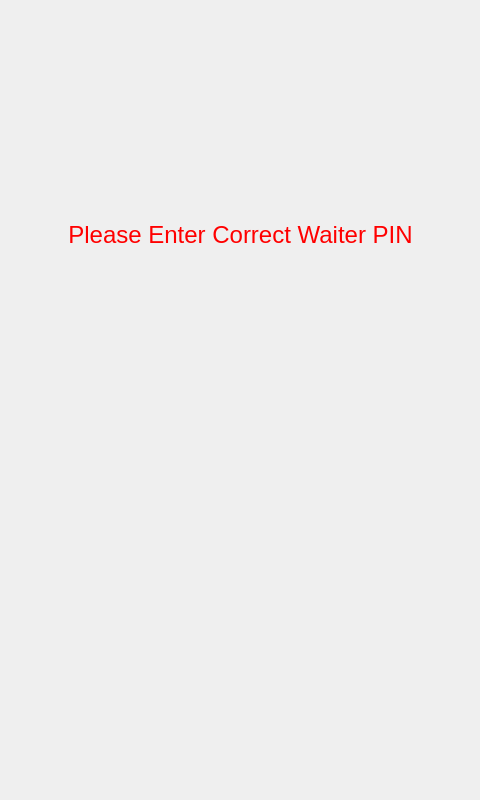
<?xml version="1.0" encoding="UTF-8"?>
<ui version="4.0">
 <class>Dialog</class>
 <widget class="QDialog" name="Dialog">
  <property name="geometry">
   <rect>
    <x>0</x>
    <y>0</y>
    <width>480</width>
    <height>800</height>
   </rect>
  </property>
  <property name="windowTitle">
   <string>Dialog</string>
  </property>
  <widget class="QLabel" name="label_2">
   <property name="geometry">
    <rect>
     <x>0</x>
     <y>0</y>
     <width>480</width>
     <height>800</height>
    </rect>
   </property>
   <property name="autoFillBackground">
    <bool>true</bool>
   </property>
   <property name="styleSheet">
    <string notr="true"/>
   </property>
   <property name="text">
    <string/>
   </property>
   <property name="pixmap">
    <pixmap>../assets/WaiterLITE-UI-08.png</pixmap>
   </property>
   <property name="scaledContents">
    <bool>true</bool>
   </property>
  </widget>
  <widget class="QPushButton" name="goToNextButton">
   <property name="geometry">
    <rect>
     <x>310</x>
     <y>690</y>
     <width>81</width>
     <height>70</height>
    </rect>
   </property>
   <property name="styleSheet">
    <string notr="true">background-color: transparent; border: 0px;</string>
   </property>
   <property name="text">
    <string/>
   </property>
  </widget>
  <widget class="QPushButton" name="key1">
   <property name="geometry">
    <rect>
     <x>100</x>
     <y>430</y>
     <width>70</width>
     <height>70</height>
    </rect>
   </property>
   <property name="styleSheet">
    <string notr="true">background-color: transparent; border: 0px;</string>
   </property>
   <property name="text">
    <string/>
   </property>
  </widget>
  <widget class="QPushButton" name="key2">
   <property name="geometry">
    <rect>
     <x>205</x>
     <y>430</y>
     <width>70</width>
     <height>70</height>
    </rect>
   </property>
   <property name="styleSheet">
    <string notr="true">background-color: transparent; border: 0px;</string>
   </property>
   <property name="text">
    <string/>
   </property>
  </widget>
  <widget class="QPushButton" name="key3">
   <property name="geometry">
    <rect>
     <x>310</x>
     <y>430</y>
     <width>70</width>
     <height>70</height>
    </rect>
   </property>
   <property name="styleSheet">
    <string notr="true">background-color: transparent; border: 0px;</string>
   </property>
   <property name="text">
    <string/>
   </property>
  </widget>
  <widget class="QPushButton" name="key4">
   <property name="geometry">
    <rect>
     <x>100</x>
     <y>520</y>
     <width>70</width>
     <height>70</height>
    </rect>
   </property>
   <property name="styleSheet">
    <string notr="true">background-color: transparent; border: 0px;</string>
   </property>
   <property name="text">
    <string/>
   </property>
  </widget>
  <widget class="QPushButton" name="key5">
   <property name="geometry">
    <rect>
     <x>205</x>
     <y>520</y>
     <width>70</width>
     <height>70</height>
    </rect>
   </property>
   <property name="styleSheet">
    <string notr="true">background-color: transparent; border: 0px;</string>
   </property>
   <property name="text">
    <string/>
   </property>
  </widget>
  <widget class="QPushButton" name="key6">
   <property name="geometry">
    <rect>
     <x>310</x>
     <y>520</y>
     <width>70</width>
     <height>70</height>
    </rect>
   </property>
   <property name="styleSheet">
    <string notr="true">background-color: transparent; border: 0px;</string>
   </property>
   <property name="text">
    <string/>
   </property>
  </widget>
  <widget class="QPushButton" name="key7">
   <property name="geometry">
    <rect>
     <x>100</x>
     <y>605</y>
     <width>70</width>
     <height>70</height>
    </rect>
   </property>
   <property name="styleSheet">
    <string notr="true">background-color: transparent; border: 0px;</string>
   </property>
   <property name="text">
    <string/>
   </property>
  </widget>
  <widget class="QPushButton" name="key8">
   <property name="geometry">
    <rect>
     <x>205</x>
     <y>605</y>
     <width>70</width>
     <height>70</height>
    </rect>
   </property>
   <property name="styleSheet">
    <string notr="true">background-color: transparent; border: 0px;</string>
   </property>
   <property name="text">
    <string/>
   </property>
  </widget>
  <widget class="QPushButton" name="key9">
   <property name="geometry">
    <rect>
     <x>310</x>
     <y>605</y>
     <width>70</width>
     <height>70</height>
    </rect>
   </property>
   <property name="styleSheet">
    <string notr="true">background-color: transparent; border: 0px;</string>
   </property>
   <property name="text">
    <string/>
   </property>
  </widget>
  <widget class="QPushButton" name="key0">
   <property name="geometry">
    <rect>
     <x>205</x>
     <y>695</y>
     <width>70</width>
     <height>70</height>
    </rect>
   </property>
   <property name="styleSheet">
    <string notr="true">background-color: transparent; border: 0px;</string>
   </property>
   <property name="text">
    <string/>
   </property>
  </widget>
  <widget class="QPushButton" name="key_del">
   <property name="geometry">
    <rect>
     <x>100</x>
     <y>695</y>
     <width>70</width>
     <height>70</height>
    </rect>
   </property>
   <property name="styleSheet">
    <string notr="true">background-color: transparent; border: 0px;</string>
   </property>
   <property name="text">
    <string/>
   </property>
  </widget>
  <widget class="QLabel" name="input_pin_0">
   <property name="geometry">
    <rect>
     <x>80</x>
     <y>280</y>
     <width>61</width>
     <height>61</height>
    </rect>
   </property>
   <property name="styleSheet">
    <string notr="true">background-color: transparent; border: 0px; font-size: 24px; color: white; text-align: center;</string>
   </property>
   <property name="text">
    <string/>
   </property>
   <property name="alignment">
    <set>Qt::AlignCenter</set>
   </property>
  </widget>
  <widget class="QLabel" name="input_pin_1">
   <property name="geometry">
    <rect>
     <x>170</x>
     <y>280</y>
     <width>61</width>
     <height>61</height>
    </rect>
   </property>
   <property name="styleSheet">
    <string notr="true">background-color: transparent; border: 0px; font-size: 24px; color: white; text-align: center;</string>
   </property>
   <property name="text">
    <string/>
   </property>
   <property name="alignment">
    <set>Qt::AlignCenter</set>
   </property>
  </widget>
  <widget class="QLabel" name="input_pin_2">
   <property name="geometry">
    <rect>
     <x>250</x>
     <y>280</y>
     <width>61</width>
     <height>61</height>
    </rect>
   </property>
   <property name="styleSheet">
    <string notr="true">background-color: transparent; border: 0px; font-size: 24px; color: white; text-align: center;</string>
   </property>
   <property name="text">
    <string/>
   </property>
   <property name="alignment">
    <set>Qt::AlignCenter</set>
   </property>
  </widget>
  <widget class="QLabel" name="input_pin_3">
   <property name="geometry">
    <rect>
     <x>330</x>
     <y>280</y>
     <width>61</width>
     <height>61</height>
    </rect>
   </property>
   <property name="styleSheet">
    <string notr="true">background-color: transparent; border: 0px; font-size: 24px; color: white; text-align: center;</string>
   </property>
   <property name="text">
    <string/>
   </property>
   <property name="alignment">
    <set>Qt::AlignCenter</set>
   </property>
  </widget>
  <widget class="QFrame" name="messageFrame">
   <property name="geometry">
    <rect>
     <x>10</x>
     <y>209</y>
     <width>461</width>
     <height>51</height>
    </rect>
   </property>
   <property name="styleSheet">
    <string notr="true"/>
   </property>
   <property name="frameShape">
    <enum>QFrame::NoFrame</enum>
   </property>
   <property name="frameShadow">
    <enum>QFrame::Plain</enum>
   </property>
   <widget class="QLabel" name="label">
    <property name="geometry">
     <rect>
      <x>10</x>
      <y>15</y>
      <width>441</width>
      <height>21</height>
     </rect>
    </property>
    <property name="font">
     <font>
      <pointsize>18</pointsize>
     </font>
    </property>
    <property name="styleSheet">
     <string notr="true">color:red</string>
    </property>
    <property name="text">
     <string>Please Enter Correct Waiter PIN</string>
    </property>
    <property name="alignment">
     <set>Qt::AlignCenter</set>
    </property>
   </widget>
  </widget>
 </widget>
 <resources>
  <include location="../WaiterLITE01.qrc"/>
 </resources>
 <connections/>
</ui>
